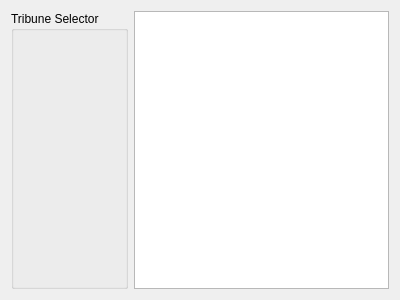
<?xml version="1.0" encoding="UTF-8"?>
<ui version="4.0">
 <class>QQMixedPini</class>
 <widget class="QWidget" name="QQMixedPini">
  <property name="geometry">
   <rect>
    <x>0</x>
    <y>0</y>
    <width>400</width>
    <height>300</height>
   </rect>
  </property>
  <property name="windowTitle">
   <string>Form</string>
  </property>
  <layout class="QHBoxLayout" name="horizontalLayout">
   <item>
    <widget class="QGroupBox" name="groupBox">
     <property name="title">
      <string>Tribune Selector</string>
     </property>
    </widget>
   </item>
   <item>
    <widget class="QTextBrowser" name="textBrowser"/>
   </item>
  </layout>
 </widget>
 <resources/>
 <connections/>
</ui>
